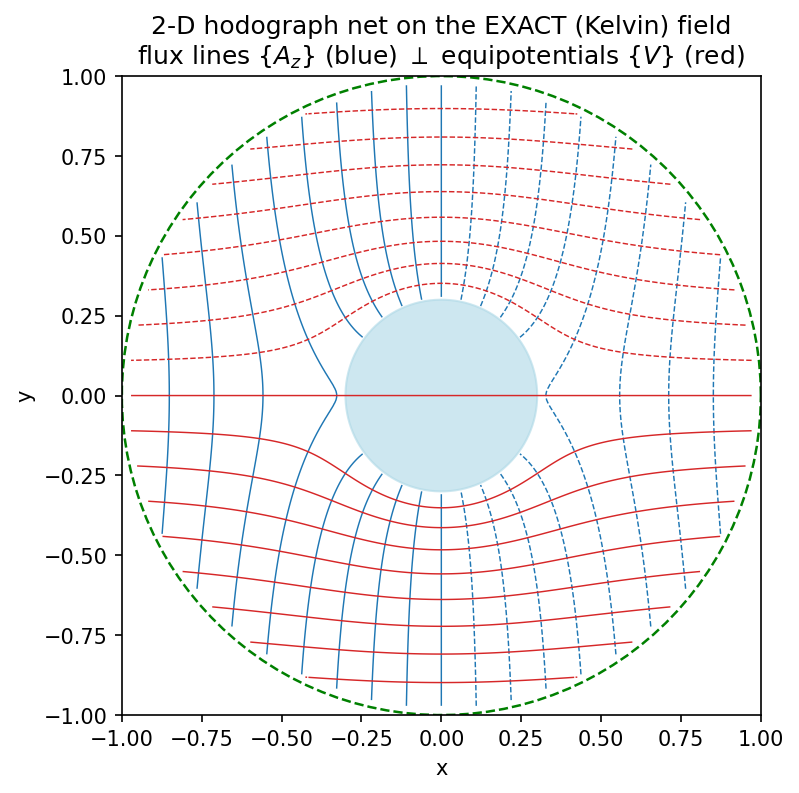

The Python source for this figure:
"""Hodograph + Kelvin in 2-D Cartesian: an EXACT open boundary, no air box.

RESEARCH example (track A, rung 1 of "Kelvin in the hodograph").  The dipole
FEM rung truncates the exterior with a Dirichlet AIR BOX; this replaces it with
the **2-D Cartesian Kelvin transformation**, which is especially clean:

  In 2-D the Dirichlet energy INT |grad u|^2 is CONFORMALLY INVARIANT, and the
  Kelvin inversion z -> R^2 / z-bar is conformal -- so the Kelvin exterior is
  WEIGHT-FREE (mu' = mu0, no (R/rho')^2 factor, unlike the axisymmetric case in
  hodograph_kelvin_axisym.py).  The open boundary at infinity maps to a single
  interior point (GND), and the field is exact.

This is the classical complex-potential pole-design picture made into an FEM
realisation with an exact open boundary.  In a current-free 2-D region the flux
function A_z and the scalar potential V are CAUCHY-RIEMANN CONJUGATES:
``W = A_z + i mu0 V`` is analytic, so the orthogonal nets {A_z = const} (flux
lines) and {V = const} (equipotentials) ARE the hodograph grid.  The Kelvin
inversion is conformal, so W extends analytically across the open boundary --
"Kelvin in the hodograph" is exactly analytic continuation of W.

Geometry (netgen.occ 2-D): an inner disk (magnetisable cylinder + air, radius
R_K) glued to an offset Kelvin exterior disk (radius R_K), the two boundary
circles identified periodically (kelvin_int <-> kelvin_ext), GND at the Kelvin
centre = the image of infinity.  Excitation: a uniform applied field H0 y-hat
(reduced scalar potential; the Kelvin exterior carries the 2-D reduced-potential
background -F_s, via radia.kelvin_material.make_reduced_potential_background_cf
with dim=2).

Verified (mu_r = 100, cylinder a = 0.3, Kelvin R = 1.0, order 3, maxh 0.04):
  interior B = 2 mu_r/(mu_r+1) B0,  **field_error ~2e-8** (machine precision)
      -- vs ~3e-3 for a truncated air box at r/a = 6 (the Kelvin win);
  Bx interior ~1e-17 (no transverse field by symmetry);
  hodograph consistency B(from A_z) vs B(from V) ~1e-4 (air, off the cylinder).

run:  python hodograph_kelvin_2d.py
"""
import math
import os

from numpy import pi
from ngsolve import (Mesh, H1, Periodic, GridFunction, grad, InnerProduct, dx,
                     CF, x, y, IfPos, BilinearForm, LinearForm, TaskManager,
                     Integrate)
from netgen.occ import (Circle, Vertex, Pnt, Glue, OCCGeometry,
                        IdentificationType)
from radia.kelvin_material import make_reduced_potential_background_cf

MU0 = 4 * pi * 1e-7


def _kelvin_geometry(a, R_K, offset):
    """Inner disk (cylinder + air) + offset Kelvin disk, periodic circles."""
    iron = Circle((0, 0), a).Face()
    iron.faces.name = "magnetic"
    for e in iron.edges:
        e.name = "iron_bnd"
    innerdisk = Circle((0, 0), R_K).Face()
    for e in innerdisk.edges:                    # name BEFORE the boolean (a full
        e.name = "kelvin_int"                    # circle's edge-centroid is the origin)
    air_inner = innerdisk - iron
    air_inner.faces.name = "air_inner"
    outerdisk = Circle((offset, 0), R_K).Face()
    outerdisk.faces.name = "air_outer"
    for e in outerdisk.edges:
        e.name = "kelvin_ext"
    gnd = Vertex(Pnt(offset, 0, 0))
    gnd.name = "GND"
    shape = Glue([air_inner, iron, outerdisk, gnd])
    for ie in [e for e in shape.edges if e.name == "kelvin_int"]:
        for ee in [e for e in shape.edges if e.name == "kelvin_ext"]:
            ie.Identify(ee, "kperiodic", IdentificationType.PERIODIC)
    return OCCGeometry(shape, dim=2)


def _truncated_geometry(a, R_trunc):
    """Plain air box (Dirichlet) at radius R_trunc -- the thing Kelvin replaces."""
    iron = Circle((0, 0), a).Face()
    iron.faces.name = "magnetic"
    for e in iron.edges:
        e.name = "iron_bnd"
    disk = Circle((0, 0), R_trunc).Face()
    for e in disk.edges:
        e.name = "outer"
    air = disk - iron
    air.faces.name = "air_inner"
    return OCCGeometry(Glue([air, iron]), dim=2)


def _interior_B(mesh, B):
    m = mesh.MaterialCF({"magnetic": 1.0}, default=0.0)
    area = Integrate(m, mesh)
    return (Integrate(m * B[0], mesh) / area, Integrate(m * B[1], mesh) / area)


def solve(mu_r=100.0, order=3, maxh=0.04, a=0.3, R_K=1.0, offset=3.0, H0=1.0,
          x_eval=0.45, plot=False):
    """Reduced-Omega + 2-D Kelvin solve, the hodograph net, and the air-box
    contrast.  Returns the field error (exact open boundary) + hodograph
    consistency."""
    with TaskManager():
        mesh = Mesh(_kelvin_geometry(a, R_K, offset).GenerateMesh(maxh=maxh))
        mesh.Curve(order)
        Mu = mesh.MaterialCF({"magnetic": mu_r * MU0}, default=MU0)
        # uniform applied H0 y-hat; the Kelvin exterior carries the 2-D
        # reduced-potential background -F_s (sign flip for periodic matching).
        Hs3 = make_reduced_potential_background_cf(
            mesh, lambda xc, yc, zc: CF((0.0, H0, 0.0)),
            R_K=R_K, offset=(offset, 0.0, 0.0), kelvin_mats=("air_outer",), dim=2)
        Hs = CF((Hs3[0], Hs3[1]))

        fes = Periodic(H1(mesh, order=order, dirichlet_bbnd="GND"))
        u, v = fes.TnT()
        aO = BilinearForm(Mu * InnerProduct(grad(u), grad(v)) * dx)
        aO.Assemble()
        fO = LinearForm(Mu * InnerProduct(Hs, grad(v)) * dx)
        fO.Assemble()
        gfO = GridFunction(fes, name="Omega")
        gfO.vec.data = aO.mat.Inverse(fes.FreeDofs(),
                                      inverse="sparsecholesky") * fO.vec
        H = Hs - grad(gfO)
        B = Mu * H

        Bx_in, By_in = _interior_B(mesh, B)
        B0 = MU0 * H0
        By_analytic = 2.0 * mu_r / (mu_r + 1.0) * B0
        field_error = abs(By_in - By_analytic) / abs(By_analytic)

        # ---- hodograph net: flux A_z (conjugate of V) on the physical air ----
        # B = (dA_z/dy, -dA_z/dx) -> grad(A_z) = (-B_y, B_x).  Recover A_z by a
        # Poisson projection on air_inner.  A_z is fixed only up to a CONSTANT
        # (gauge) -- pin it with a tiny L2 term (the RHS is orthogonal to the
        # constant, so the gradient is unaffected); do NOT Dirichlet a whole
        # boundary (A_z = the flux, varies there).
        fesA = H1(mesh, order=order, definedon="air_inner")
        uA, vA = fesA.TnT()
        aA = BilinearForm((InnerProduct(grad(uA), grad(vA))
                          + 1e-8 * uA * vA) * dx("air_inner"), symmetric=True)
        rotB = CF((-B[1], B[0]))
        fA = LinearForm(InnerProduct(rotB, grad(vA)) * dx("air_inner"))
        aA.Assemble()
        fA.Assemble()
        gA = GridFunction(fesA, name="A_z")
        gA.vec.data = aA.mat.Inverse(fesA.FreeDofs(),
                                     inverse="sparsecholesky") * fA.vec
        B_from_A = CF((grad(gA)[1], -grad(gA)[0]))     # flux-conjugate field
        # scalar V: total scalar potential Phi = Omega - H0 y (H = -grad Phi)
        Phi = gfO - H0 * y

        airmask = mesh.MaterialCF({"air_inner": 1.0}, default=0.0)
        offax = airmask * IfPos(x * x + y * y - x_eval * x_eval, 1.0, 0.0)
        den = Integrate(offax * InnerProduct(B, B), mesh)
        consistency = math.sqrt(Integrate(
            offax * InnerProduct(B_from_A - B, B_from_A - B), mesh) / den)

        # ---- the air-box contrast (no Kelvin): truncated Dirichlet disk ----
        mesh2 = Mesh(_truncated_geometry(a, 6.0 * a).GenerateMesh(maxh=maxh))
        mesh2.Curve(order)
        Mu2 = mesh2.MaterialCF({"magnetic": mu_r * MU0}, default=MU0)
        fes2 = H1(mesh2, order=order, dirichlet="outer")
        u2, v2 = fes2.TnT()
        a2 = BilinearForm(Mu2 * InnerProduct(grad(u2), grad(v2)) * dx)
        a2.Assemble()
        f2 = LinearForm(Mu2 * InnerProduct(CF((0.0, H0)), grad(v2)) * dx)
        f2.Assemble()
        gf2 = GridFunction(fes2)
        gf2.vec.data = a2.mat.Inverse(fes2.FreeDofs(),
                                      inverse="sparsecholesky") * f2.vec
        B2 = Mu2 * (CF((0.0, H0)) - grad(gf2))
        _, By2 = _interior_B(mesh2, B2)
        airbox_error = abs(By2 - By_analytic) / abs(By_analytic)

        if plot:
            _plot_net(mesh, gA, Phi, a, R_K)

    return {
        "mu_r": mu_r, "order": order, "ne": int(mesh.ne),
        "By_in": float(By_in), "Bx_in": float(Bx_in),
        "By_analytic": float(By_analytic),
        "field_error": float(field_error),          # ~2e-8 (Kelvin, exact)
        "airbox_error": float(airbox_error),        # ~3e-3 (truncated r/a=6)
        "consistency": float(consistency),          # hodograph B(A_z) vs B(V)
    }


def _plot_net(mesh, gA, Phi, a, R_K):
    import numpy as np
    import matplotlib
    matplotlib.use("Agg")
    import matplotlib.pyplot as plt

    n = 220
    g = np.linspace(-R_K * 0.98, R_K * 0.98, n)
    XX, YY = np.meshgrid(g, g)
    AZ = np.full(XX.shape, np.nan)
    PH = np.full(XX.shape, np.nan)
    for i in range(n):
        for j in range(n):
            if math.hypot(g[j], g[i]) < R_K * 0.98:
                mip = mesh(g[j], g[i])
                PH[i, j] = Phi(mip)
                if math.hypot(g[j], g[i]) > a:        # A_z defined on air_inner
                    AZ[i, j] = gA(mip)
    fig, ax = plt.subplots(figsize=(5.4, 5.4), dpi=150)
    ax.contour(XX, YY, AZ, levels=18, colors="C0", linewidths=0.7)
    ax.contour(XX, YY, PH, levels=18, colors="C3", linewidths=0.7)
    th = np.linspace(0, 2 * math.pi, 120)
    ax.fill(a * np.cos(th), a * np.sin(th), color="lightblue", alpha=0.6)
    ax.plot(R_K * np.cos(th), R_K * np.sin(th), "g--", lw=1.2)
    ax.set_aspect("equal")
    ax.set_xlim(-R_K, R_K)
    ax.set_ylim(-R_K, R_K)
    ax.set_xlabel("x")
    ax.set_ylabel("y")
    ax.set_title("2-D hodograph net on the EXACT (Kelvin) field\n"
                 "flux lines $\\{A_z\\}$ (blue) $\\perp$ equipotentials "
                 "$\\{V\\}$ (red)")
    png = os.path.splitext(os.path.abspath(__file__))[0] + ".png"
    fig.tight_layout()
    fig.savefig(png, bbox_inches="tight")
    plt.close(fig)
    print(f"  figure saved: {png}")


def main():
    print("Hodograph + Kelvin in 2-D Cartesian (exact open boundary, no air box)\n")
    r = solve(plot=True)
    print(f"  mu_r={r['mu_r']:.0f}  ne={r['ne']}  order={r['order']}")
    print(f"  interior B = {r['By_in']:.6e}  (analytic 2mu_r/(mu_r+1)B0 = "
          f"{r['By_analytic']:.6e}),  Bx = {r['Bx_in']:.1e}")
    print(f"  Kelvin field_error  = {r['field_error']:.2e}   (EXACT open boundary)")
    print(f"  air-box field_error = {r['airbox_error']:.2e}   (truncated r/a=6 "
          f"Dirichlet -- the thing Kelvin replaces)")
    print(f"  -> Kelvin is ~{r['airbox_error']/r['field_error']:.0e}x more "
          f"accurate; the 2-D Kelvin is conformal => WEIGHT-FREE + exact.")
    print(f"  hodograph consistency B(from A_z) vs B(from V) = "
          f"{r['consistency']:.2e}")
    print("\n  => 'Kelvin in the hodograph' = analytic continuation of "
          "W = A_z + i mu0 V")
    print("     across the conformal inversion -- the open boundary is a point.")


if __name__ == "__main__":
    main()
